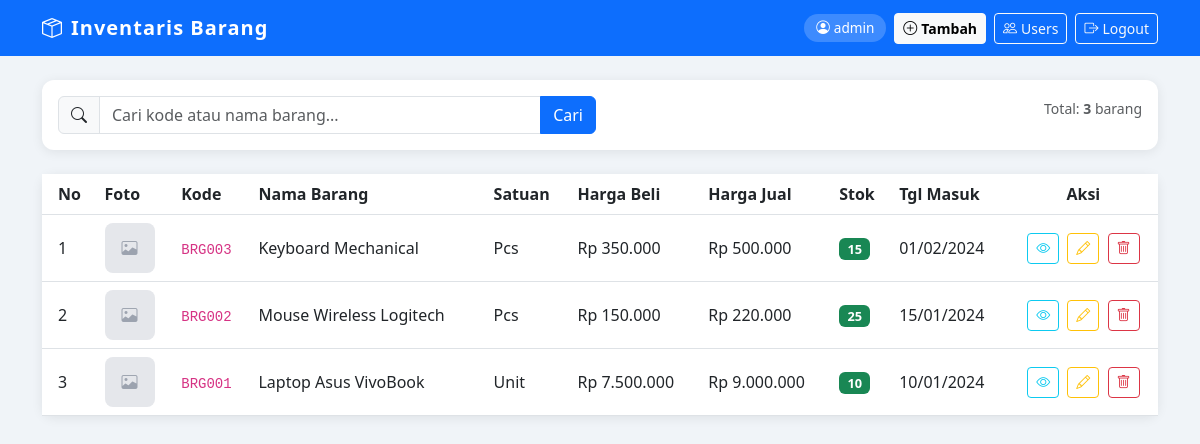
/index.php (signed in), run on the app's committed database.
### tables this page shows
CREATE TABLE IF NOT EXISTS barang (
    id_barang    INT AUTO_INCREMENT PRIMARY KEY,
    kode_barang  VARCHAR(50) UNIQUE NOT NULL,
    nama_barang  VARCHAR(150) NOT NULL,
    satuan       VARCHAR(50),
    harga_beli   DECIMAL(15,2),
    harga_jual   DECIMAL(15,2),
    jumlah       INT DEFAULT 0,
    tanggal_masuk DATE,
    keterangan   TEXT,
    foto         VARCHAR(100)
);

### index.php (the view, shortened to what this page needs)
<?php
require_once 'config.php';
$search = isset($_GET['search']) ? $conn->real_escape_string($_GET['search']) : '';
$where  = $search ? "WHERE kode_barang LIKE '%$search%' OR nama_barang LIKE '%$search%'" : '';
$result = $conn->query("SELECT * FROM barang $where ORDER BY id_barang DESC");
?>
<!DOCTYPE html>
<html lang="id">
<head>
    <link href="https://cdn.jsdelivr.net/npm/bootstrap@5.3.0/dist/css/bootstrap.min.css" rel="stylesheet">
    <link href="https://cdn.jsdelivr.net/npm/bootstrap-icons@1.10.5/font/bootstrap-icons.css" rel="stylesheet">
</head>
<body>
<nav class="navbar navbar-dark bg-primary mb-4">
    <div class="container">
        <span class="navbar-brand"><i class="bi bi-box-seam me-2"></i>Inventaris Barang</span>
        <div class="d-flex align-items-center gap-2">
            <span class="user-badge text-white">
                <i class="bi bi-person-circle me-1"></i><?= htmlspecialchars($_SESSION['username']) ?>
            </span>
            <a href="tambah.php" class="btn btn-light btn-sm fw-semibold">
                <i class="bi bi-plus-circle me-1"></i>Tambah
            </a>
            <a href="users.php" class="btn btn-outline-light btn-sm">
                <i class="bi bi-people me-1"></i>Users
            </a>
            <a href="logout.php" class="btn btn-outline-light btn-sm">
                <i class="bi bi-box-arrow-right me-1"></i>Logout
            </a>
        </div>
    </div>
</nav>
<div class="container">
    <div class="card mb-4 p-3">
        <form class="row g-2" method="GET">
            <div class="col-md-6">
                <div class="input-group">
                    <span class="input-group-text"><i class="bi bi-search"></i></span>
                    <input type="text" name="search" class="form-control"
                           placeholder="Cari kode atau nama barang..." value="<?= htmlspecialchars($search) ?>">
                    <button class="btn btn-primary" type="submit">Cari</button>
                </div>
            </div>
            <div class="col-md-6 text-md-end">
                <span class="text-muted small">Total: <strong><?= $result->num_rows ?></strong> barang</span>
            </div>
        </form>
    </div>
    <div class="card">
        <div class="card-body p-0">
            <div class="table-responsive">
                <table class="table table-hover mb-0 align-middle">
                    <thead>
                        <tr>
                            <th class="ps-3">No</th>
                            <th>Foto</th>
                            <th>Kode</th>
                            <th>Nama Barang</th>
                            <th>Satuan</th>
                            <th>Harga Beli</th>
                            <th>Harga Jual</th>
                            <th>Stok</th>
                            <th>Tgl Masuk</th>
                            <th class="text-center">Aksi</th>
                        </tr>
                    </thead>
                    <tbody>
                        <?php $no = 1; while ($row = $result->fetch_assoc()): ?>
                        <tr>
                            <td class="ps-3"><?= $no++ ?></td>
                            <td>
                                <?php if ($row['foto'] && file_exists('uploads/'.$row['foto'])): ?>
                                    <img src="uploads/<?= htmlspecialchars($row['foto']) ?>"
                                         class="foto-thumb" alt="foto">
                                <?php else: ?>
                                    <div class="foto-placeholder"><i class="bi bi-image"></i></div>
                                <?php endif; ?>
                            </td>
                            <td><code><?= htmlspecialchars($row['kode_barang']) ?></code></td>
                            <td><?= htmlspecialchars($row['nama_barang']) ?></td>
                            <td><?= htmlspecialchars($row['satuan']) ?></td>
                            <td>Rp <?= number_format($row['harga_beli'], 0, ',', '.') ?></td>
                            <td>Rp <?= number_format($row['harga_jual'], 0, ',', '.') ?></td>
                            <td>
                                <?php $stok = (int)$row['jumlah'];
                                      $cls = $stok <= 0 ? 'danger' : ($stok <= 5 ? 'warning' : 'success'); ?>
                                <span class="badge bg-<?= $cls ?> badge-stok"><?= $stok ?></span>
                            </td>
                            <td><?= $row['tanggal_masuk'] ? date('d/m/Y', strtotime($row['tanggal_masuk'])) : '-' ?></td>
                            <td class="text-center">
                                <a href="detail.php?id=<?= $row['id_barang'] ?>"
                                   class="btn btn-sm btn-outline-info me-1" title="Detail">
                                    <i class="bi bi-eye"></i>
                                </a>
                                <a href="edit.php?id=<?= $row['id_barang'] ?>"
                                   class="btn btn-sm btn-outline-warning me-1" title="Edit">
                                    <i class="bi bi-pencil"></i>
                                </a>
                                <a href="index.php?hapus=<?= $row['id_barang'] ?>"
                                   class="btn btn-sm btn-outline-danger"
                                   onclick="return confirm('Yakin ingin menghapus barang ini?')" title="Hapus">
                                    <i class="bi bi-trash"></i>
                                </a>
                            </td>
                        </tr>
                        <?php endwhile; ?>
                    </tbody>
                </table>
            </div>
        </div>
    </div>
</div>
</body>
</html>

### index.php (style rules this page uses)
body { background: #f0f4f8; }
.navbar-brand { font-weight: 700; letter-spacing: 1px; }
.card { border: none; border-radius: 12px; box-shadow: 0 2px 12px rgba(0,0,0,.08); }
.table thead { background: #2563eb; color: #fff; }
.badge-stok { font-size: .8rem; }
.foto-placeholder { width: 50px; height: 50px; background: #e5e7eb; border-radius: 8px; display:flex; align-items:center; justify-content:center; color:#9ca3af; }
.user-badge { background: rgba(255,255,255,.2); border-radius: 20px; padding: 4px 12px; font-size: .85rem; }

### data on the page
barang: kode_barang "BRG003", nama_barang "Keyboard Mechanical", satuan "Pcs", harga_beli "350.000", harga_jual "500.000", jumlah "15", tanggal_masuk "01/02/2024"
barang: kode_barang "BRG002", nama_barang "Mouse Wireless Logitech", satuan "Pcs", harga_beli "150.000", harga_jual "220.000", jumlah "25", tanggal_masuk "15/01/2024"
barang: kode_barang "BRG001", nama_barang "Laptop Asus VivoBook", satuan "Unit", harga_beli "7.500.000", harga_jual "9.000.000", jumlah "10", tanggal_masuk "10/01/2024"

### other printed values
$_SESSION['username'] "admin"
$result->num_rows "3"
